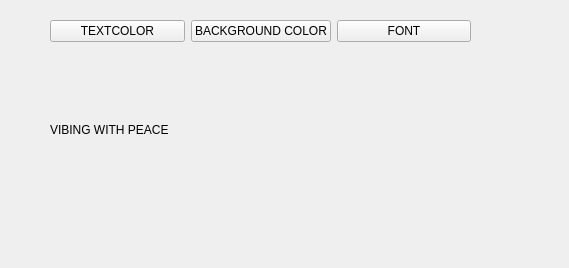
<?xml version="1.0" encoding="UTF-8"?>
<ui version="4.0">
 <class>Widget</class>
 <widget class="QWidget" name="Widget">
  <property name="geometry">
   <rect>
    <x>0</x>
    <y>0</y>
    <width>569</width>
    <height>268</height>
   </rect>
  </property>
  <property name="windowTitle">
   <string>Widget</string>
  </property>
  <widget class="QWidget" name="">
   <property name="geometry">
    <rect>
     <x>50</x>
     <y>20</y>
     <width>421</width>
     <height>191</height>
    </rect>
   </property>
   <layout class="QVBoxLayout" name="verticalLayout">
    <item>
     <layout class="QHBoxLayout" name="horizontalLayout">
      <item>
       <widget class="QPushButton" name="pushButton_TEXTCOLOR">
        <property name="text">
         <string>TEXTCOLOR</string>
        </property>
       </widget>
      </item>
      <item>
       <widget class="QPushButton" name="pushButton_BACKGROUNDCOLOR">
        <property name="text">
         <string>BACKGROUND COLOR</string>
        </property>
       </widget>
      </item>
      <item>
       <widget class="QPushButton" name="pushButton_FONT">
        <property name="text">
         <string>FONT</string>
        </property>
       </widget>
      </item>
     </layout>
    </item>
    <item>
     <widget class="QLabel" name="label">
      <property name="text">
       <string>VIBING WITH PEACE</string>
      </property>
     </widget>
    </item>
   </layout>
  </widget>
 </widget>
 <resources/>
 <connections/>
</ui>
